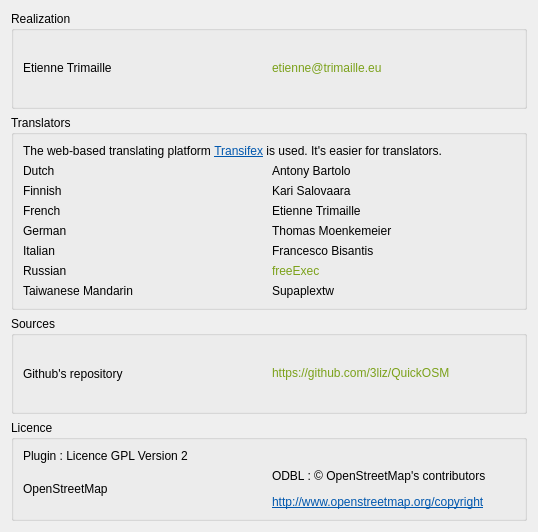
           <widget class="QWidget" name="scrollAreaWidgetContents_2">
            <property name="geometry">
             <rect>
              <x>0</x>
              <y>0</y>
              <width>538</width>
              <height>532</height>
             </rect>
            </property>
            <layout class="QVBoxLayout" name="verticalLayout_9">
             <item>
              <widget class="QGroupBox" name="groupBox_2">
               <property name="title">
                <string>Realization</string>
               </property>
               <layout class="QHBoxLayout" name="horizontalLayout_6">
                <item>
                 <layout class="QHBoxLayout" name="horizontalLayout_5">
                  <item>
                   <widget class="QLabel" name="label_13">
                    <property name="maximumSize">
                     <size>
                      <width>16777215</width>
                      <height>16777215</height>
                     </size>
                    </property>
                    <property name="text">
                     <string notr="true">&lt;html&gt;&lt;head/&gt;&lt;body&gt;&lt;p&gt;Etienne Trimaille&lt;/p&gt;&lt;/body&gt;&lt;/html&gt;</string>
                    </property>
                    <property name="scaledContents">
                     <bool>false</bool>
                    </property>
                    <property name="openExternalLinks">
                     <bool>true</bool>
                    </property>
                   </widget>
                  </item>
                  <item>
                   <widget class="QLabel" name="label_14">
                    <property name="text">
                     <string notr="true">&lt;a href=&quot;mailto:etienne@trimaille.eu?subject=Plugin QuickOSM - About&quot; style=&quot;color:#7BA11A;text-decoration:none;&quot;&gt;etienne@trimaille.eu&lt;/a&gt;</string>
                    </property>
                    <property name="openExternalLinks">
                     <bool>true</bool>
                    </property>
                   </widget>
                  </item>
                 </layout>
                </item>
               </layout>
              </widget>
             </item>
             <item>
              <widget class="QGroupBox" name="groupBox_8">
               <property name="title">
                <string>Translators</string>
               </property>
               <layout class="QHBoxLayout" name="horizontalLayout_9">
                <item>
                 <layout class="QVBoxLayout" name="verticalLayout_12">
                  <item>
                   <widget class="QLabel" name="label_18">
                    <property name="text">
                     <string>&lt;html&gt;&lt;head/&gt;&lt;body&gt;&lt;p&gt;The web-based translating platform &lt;a href=&quot;https://www.transifex.com/projects/p/gui/&quot;&gt;&lt;span style=&quot; text-decoration: underline; color:#0057ae;&quot;&gt;Transifex&lt;/span&gt;&lt;/a&gt; is used. It's easier for translators.&lt;/p&gt;&lt;/body&gt;&lt;/html&gt;</string>
                    </property>
                    <property name="scaledContents">
                     <bool>true</bool>
                    </property>
                    <property name="wordWrap">
                     <bool>true</bool>
                    </property>
                   </widget>
                  </item>
                  <item>
                   <layout class="QHBoxLayout" name="horizontalLayout_14">
                    <item>
                     <widget class="QLabel" name="label_21">
                      <property name="text">
                       <string>Dutch</string>
                      </property>
                     </widget>
                    </item>
                    <item>
                     <widget class="QLabel" name="label_22">
                      <property name="text">
                       <string notr="true">Antony Bartolo</string>
                      </property>
                     </widget>
                    </item>
                   </layout>
                  </item>
                  <item>
                   <layout class="QHBoxLayout" name="horizontalLayout_15">
                    <item>
                     <widget class="QLabel" name="label_23">
                      <property name="text">
                       <string>Finnish</string>
                      </property>
                     </widget>
                    </item>
                    <item>
                     <widget class="QLabel" name="label_24">
                      <property name="text">
                       <string notr="true">Kari Salovaara</string>
                      </property>
                     </widget>
                    </item>
                   </layout>
                  </item>
                  <item>
                   <layout class="QHBoxLayout" name="horizontalLayout_13">
                    <item>
                     <widget class="QLabel" name="label_17">
                      <property name="text">
                       <string>French</string>
                      </property>
                     </widget>
                    </item>
                    <item>
                     <widget class="QLabel" name="label_9">
                      <property name="text">
                       <string notr="true">Etienne Trimaille</string>
                      </property>
                     </widget>
                    </item>
                   </layout>
                  </item>
                  <item>
                   <layout class="QHBoxLayout" name="horizontalLayout_12">
                    <item>
                     <widget class="QLabel" name="label_6">
                      <property name="text">
                       <string>German</string>
                      </property>
                     </widget>
                    </item>
                    <item>
                     <widget class="QLabel" name="label_5">
                      <property name="text">
                       <string notr="true">Thomas Moenkemeier</string>
                      </property>
                     </widget>
                    </item>
                   </layout>
                  </item>
                  <item>
                   <layout class="QHBoxLayout" name="horizontalLayout_11">
                    <item>
                     <widget class="QLabel" name="label_8">
                      <property name="text">
                       <string>Italian</string>
                      </property>
                     </widget>
                    </item>
                    <item>
                     <widget class="QLabel" name="label_7">
                      <property name="text">
                       <string notr="true">Francesco Bisantis</string>
                      </property>
                     </widget>
                    </item>
                   </layout>
                  </item>
                  <item>
                   <layout class="QHBoxLayout" name="horizontalLayout_10">
                    <item>
                     <widget class="QLabel" name="label_4">
                      <property name="text">
                       <string>Russian</string>
                      </property>
                     </widget>
                    </item>
                    <item>
                     <widget class="QLabel" name="label_3">
                      <property name="text">
                       <string notr="true">&lt;a href=&quot;https://github.com/freeExec&quot; style=&quot;color:#7BA11A;text-decoration:none;&quot;&gt;freeExec&lt;/a&gt;</string>
                      </property>
                     </widget>
                    </item>
                   </layout>
                  </item>
                  <item>
                   <layout class="QHBoxLayout" name="horizontalLayout_16">
                    <item>
                     <widget class="QLabel" name="label_26">
                      <property name="text">
                       <string>Taiwanese Mandarin</string>
                      </property>
                     </widget>
                    </item>
                    <item>
                     <widget class="QLabel" name="label_25">
                      <property name="text">
                       <string notr="true">Supaplextw</string>
                      </property>
                     </widget>
                    </item>
                   </layout>
                  </item>
                 </layout>
                </item>
               </layout>
              </widget>
             </item>
             <item>
              <widget class="QGroupBox" name="groupBox_6">
               <property name="title">
                <string>Sources</string>
               </property>
               <layout class="QVBoxLayout" name="verticalLayout_8">
                <item>
                 <layout class="QGridLayout" name="gridLayout_4">
                  <item row="0" column="0">
                   <widget class="QLabel" name="label_19">
                    <property name="text">
                     <string>Github's repository</string>
                    </property>
                   </widget>
                  </item>
                  <item row="0" column="1">
                   <widget class="QLabel" name="label_20">
                    <property name="text">
                     <string notr="true">&lt;a href=&quot;https://github.com/3liz/QuickOSM&quot; style=&quot;color:#7BA11A;text-decoration:none;&quot;&gt;https://github.com/3liz/QuickOSM&lt;/a&gt;</string>
                    </property>
                    <property name="openExternalLinks">
                     <bool>true</bool>
                    </property>
                   </widget>
                  </item>
                 </layout>
                </item>
               </layout>
              </widget>
             </item>
             <item>
              <widget class="QGroupBox" name="groupBox_4">
               <property name="title">
                <string>Licence</string>
               </property>
               <layout class="QVBoxLayout" name="verticalLayout_6">
                <item>
                 <layout class="QGridLayout" name="gridLayout_3">
                  <item row="2" column="0">
                   <widget class="QLabel" name="label">
                    <property name="text">
                     <string notr="true">OpenStreetMap</string>
                    </property>
                   </widget>
                  </item>
                  <item row="1" column="1">
                   <widget class="QLabel" name="label_gnu">
                    <property name="text">
                     <string notr="true"/>
                    </property>
                    <property name="alignment">
                     <set>Qt::AlignCenter</set>
                    </property>
                    <property name="openExternalLinks">
                     <bool>true</bool>
                    </property>
                   </widget>
                  </item>
                  <item row="1" column="0">
                   <widget class="QLabel" name="label_15">
                    <property name="text">
                     <string notr="true">Plugin : Licence GPL Version 2</string>
                    </property>
                   </widget>
                  </item>
                  <item row="2" column="1">
                   <widget class="QLabel" name="label_2">
                    <property name="text">
                     <string notr="true">&lt;html&gt;&lt;head/&gt;&lt;body&gt;&lt;p&gt;ODBL : © OpenStreetMap's contributors &lt;/p&gt;&lt;p&gt;&lt;a href=&quot;http://www.openstreetmap.org/copyright&quot;&gt;&lt;span style=&quot; text-decoration: underline; color:#0057ae;&quot;&gt;http://www.openstreetmap.org/copyright&lt;/span&gt;&lt;/a&gt;&lt;/p&gt;&lt;/body&gt;&lt;/html&gt;</string>
                    </property>
                   </widget>
                  </item>
                 </layout>
                </item>
               </layout>
              </widget>
             </item>
            </layout>
           </widget>
